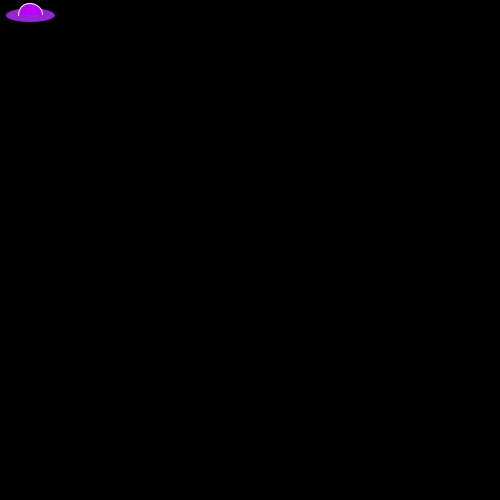
Frame 1 (no input)
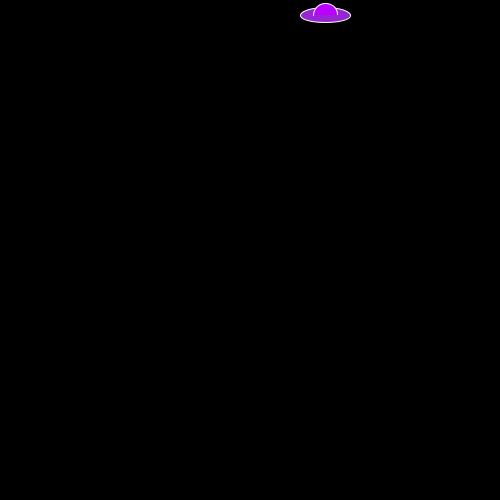
Frame 60 (the mouse pressed at the canvas centre just before this capture)
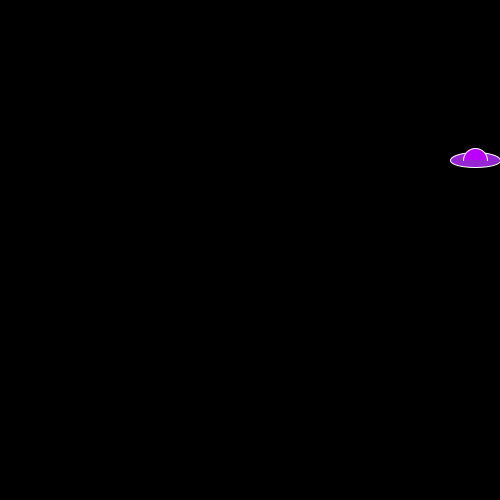
Frame 120 (the mouse held since frame 60 and released just before this capture)

The Processing sketch that drew these frames (run headless with seeded random() and noise(); from frame 60 on, the mouse is pressed at the canvas centre):

// Processing sketch: week5_switchState_UFO
// ── week5_switchState_UFO.pde
final int GO_RIGHT = 0;
final int GO_DOWN = 1;
final int GO_LEFT = 2;
final int GO_UP = 3;

float x, y;
float w, h;
float speed = 5;

int state = GO_RIGHT;

void setup() {
  size(500, 500);
  w = 50;
  h = 30;
  x = w/2;
  y = h/2;
}

void draw() {

  // If the state is 0, move to the right.
  switch (state){
    case GO_RIGHT:
      x += speed;
      // If, while the state is 0, it reaches the right side of the window, change the state to 1
      if (x > width-w/2) {
        x = width-w/2;
        state = 1;
      }
      break;
      
    case GO_DOWN:
      y += speed;
      if (y > height-h/2) {
        y = height-h/2;
        state = 2;
      }
      break;

    case GO_LEFT:
      x -= speed;
      if (x < w/2) {
        x = w/2;
        state = 3;
      }
      break;
    
    case GO_UP:
      y -= speed;
      if (y < h/2) {
        y = h/2;
        state=0;
      }
      break;
  }
  
  background(0);
  // UFO
  fill(151,37,210);
  ellipse(x, y, w, h/2);
  fill(186,0,255);
  stroke(255);
  arc(x, y, h*4/5, h*4/5, PI, TWO_PI);
} 
